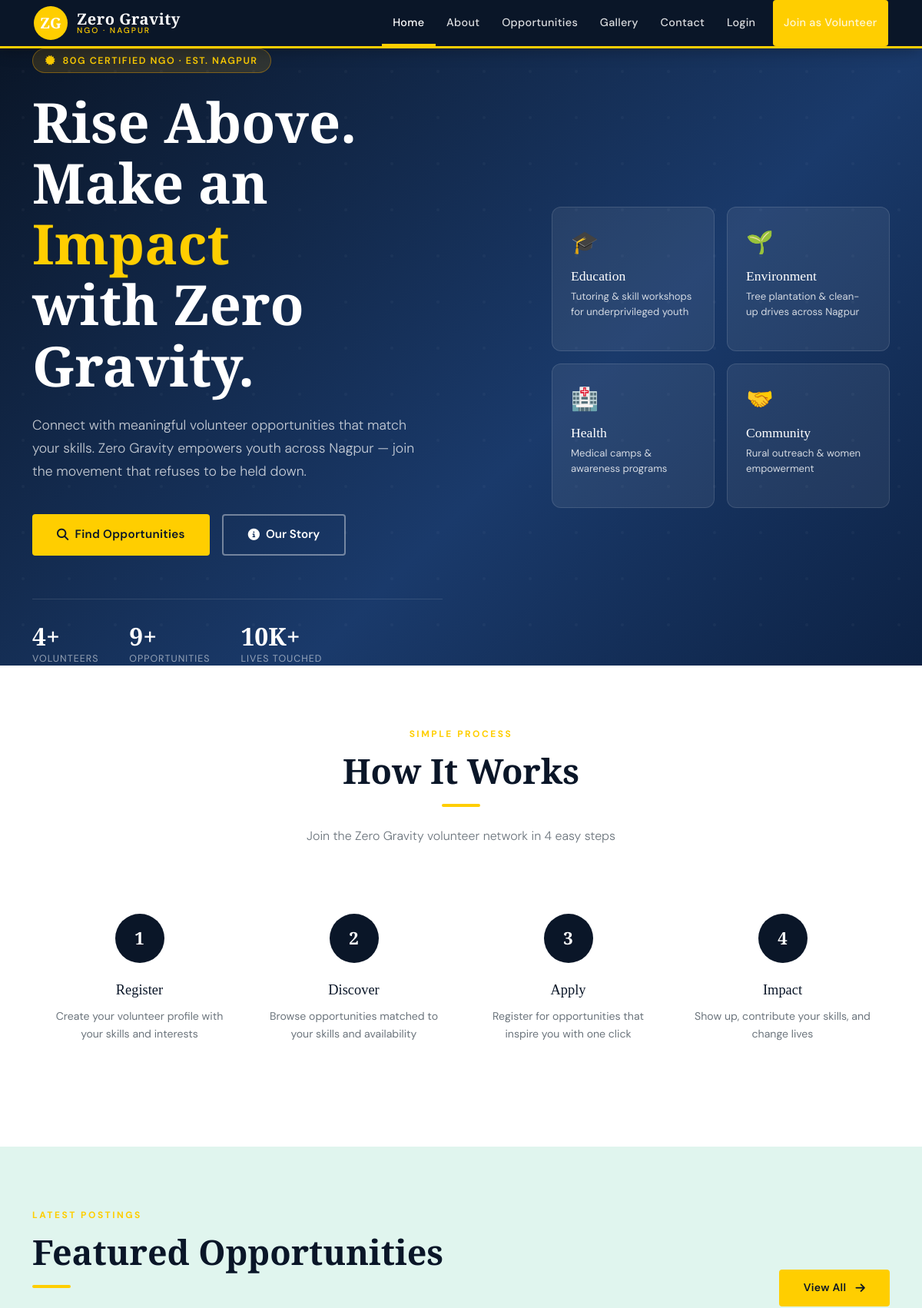
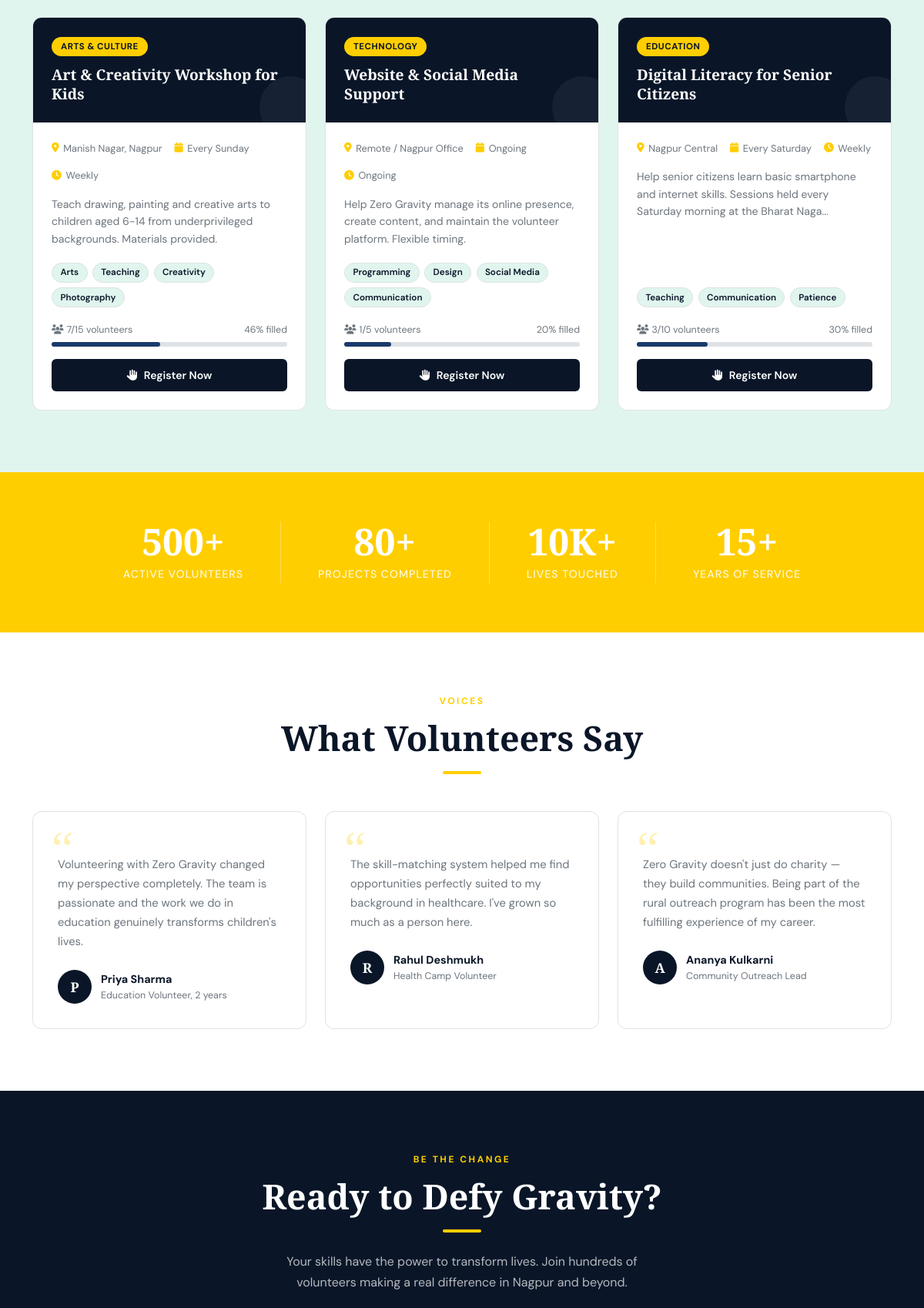
The page / (upper part) on the database its author committed (2 pictures, top to bottom).
### tables this page shows
CREATE TABLE opportunities (
        id INTEGER PRIMARY KEY AUTOINCREMENT,
        title TEXT NOT NULL,
        category TEXT NOT NULL,
        location TEXT,
        schedule TEXT,
        duration TEXT,
        slots INTEGER DEFAULT 10,
        registered INTEGER DEFAULT 0,
        skills_required TEXT,
        description TEXT,
        contact_person TEXT,
        posted_date TEXT DEFAULT CURRENT_DATE,
        is_active INTEGER DEFAULT 1
    );

### app.py (the view)
@app.route('/')
def index():
    db = get_db()
    featured = db.execute('SELECT * FROM opportunities WHERE is_active=1 LIMIT 3').fetchall()
    vol_count = db.execute('SELECT COUNT(*) as c FROM volunteers').fetchone()['c']
    opp_count = db.execute('SELECT COUNT(*) as c FROM opportunities WHERE is_active=1').fetchone()['c']
    db.close()
    return render_template('index.html',
        featured=featured,
        vol_count=vol_count or 500,
        opp_count=opp_count,
        lives_count=10000,
        current_user=session.get('volunteer_name'))

### app.py (called while the page is built)
def get_db():
    conn = sqlite3.connect(DATABASE)
    conn.row_factory = sqlite3.Row
    return conn

### templates/index.html (shortened to what this page needs)
{% extends "base.html" %}
{% block content %}
<section class="hero-section">
  <div class="container">
    <div class="row align-items-center g-5">
      <div class="col-lg-6">
        <div class="hero-badge"><i class="fas fa-certificate me-1"></i> 80G Certified NGO · Est. Nagpur</div>
        <h1 class="hero-title">Rise Above.<br>Make an <span>Impact</span><br>with Zero Gravity.</h1>
        <p class="hero-subtitle">Connect with meaningful volunteer opportunities that match your skills. Zero Gravity empowers youth across Nagpur — join the movement that refuses to be held down.</p>
        <div class="hero-actions">
          <a href="{{ url_for('opportunities') }}" class="btn-primary-zg"><i class="fas fa-search"></i> Find Opportunities</a>
          <a href="{{ url_for('about') }}" class="btn-outline-zg"><i class="fas fa-info-circle"></i> Our Story</a>
        </div>
        <div class="hero-stats">
          <div class="stat-item">
            <div class="stat-num">{{ vol_count }}+</div>
            <div class="stat-label">Volunteers</div>
          </div>
          <div class="stat-item">
            <div class="stat-num">{{ opp_count }}+</div>
            <div class="stat-label">Opportunities</div>
          </div>
          <div class="stat-item">
            <div class="stat-num">10K+</div>
            <div class="stat-label">Lives Touched</div>
          </div>
        </div>
      </div>
      <div class="col-lg-6 hero-img-col d-none d-lg-block">
        <div class="hero-card-grid">
          <div class="hero-card">
            <div class="hero-card-icon">🎓</div>
            <h4>Education</h4>
            <p>Tutoring &amp; skill workshops for underprivileged youth</p>
          </div>
          <div class="hero-card">
            <div class="hero-card-icon">🌱</div>
            <h4>Environment</h4>
            <p>Tree plantation &amp; clean-up drives across Nagpur</p>
          </div>
          <div class="hero-card">
            <div class="hero-card-icon">🏥</div>
            <h4>Health</h4>
            <p>Medical camps &amp; awareness programs</p>
          </div>
          <div class="hero-card">
            <div class="hero-card-icon">🤝</div>
            <h4>Community</h4>
            <p>Rural outreach &amp; women empowerment</p>
          </div>
        </div>
      </div>
    </div>
  </div>
</section>
<section class="section">
  <div class="container">
    <div class="text-center mb-5">
      <div class="section-label">Simple Process</div>
      <h2 class="section-title mx-auto">How It Works</h2>
      <div class="divider mx-auto"></div>
      <p class="section-sub mx-auto text-center">Join the Zero Gravity volunteer network in 4 easy steps</p>
    </div>
    <div class="row g-0">
      <div class="col-md-3"><div class="step-card"><div class="step-num">1</div><h5>Register</h5><p>Create your volunteer profile with your skills and interests</p></div></div>
      <div class="col-md-3"><div class="step-card"><div class="step-num">2</div><h5>Discover</h5><p>Browse opportunities matched to your skills and availability</p></div></div>
      <div class="col-md-3"><div class="step-card"><div class="step-num">3</div><h5>Apply</h5><p>Register for opportunities that inspire you with one click</p></div></div>
      <div class="col-md-3"><div class="step-card"><div class="step-num">4</div><h5>Impact</h5><p>Show up, contribute your skills, and change lives</p></div></div>
    </div>
  </div>
</section>
<section class="section section-alt">
  <div class="container">
    <div class="row align-items-end mb-4">
      <div class="col-md-8">
        <div class="section-label">Latest Postings</div>
        <h2 class="section-title">Featured Opportunities</h2>
        <div class="divider"></div>
      </div>
      <div class="col-md-4 text-md-end">
        <a href="{{ url_for('opportunities') }}" class="btn-primary-zg" style="font-size:0.88rem;">View All <i class="fas fa-arrow-right ms-1"></i></a>
      </div>
    </div>
    <div class="row g-4">
      {% for opp in featured %}
      <div class="col-md-4">
        {% include 'partials/opp_card.html' %}
      </div>
      {% endfor %}
    </div>
  </div>
</section>
<section class="impact-section">
  <div class="container">
    <div class="d-flex justify-content-center align-items-center flex-wrap gap-4">
      <div class="text-center px-4"><div class="impact-num">500+</div><div class="impact-label">Active Volunteers</div></div>
      <div class="text-center px-4"><div class="impact-num">80+</div><div class="impact-label">Projects Completed</div></div>
      <div class="text-center px-4"><div class="impact-num">10K+</div><div class="impact-label">Lives Touched</div></div>
      <div class="text-center px-4"><div class="impact-num">15+</div><div class="impact-label">Years of Service</div></div>
    </div>
  </div>
</section>
<section class="section">
  <div class="container">
    <div class="text-center mb-5">
      <div class="section-label">Voices</div>
      <h2 class="section-title mx-auto">What Volunteers Say</h2>
      <div class="divider mx-auto"></div>
    </div>
    <div class="row g-4">
      <div class="col-md-4">
        <div class="testimonial-card">
          <p class="testimonial-text">Volunteering with Zero Gravity changed my perspective completely. The team is passionate and the work we do in education genuinely transforms children's lives.</p>
          <div class="testimonial-author"><div class="author-avatar">P</div><div><div class="author-name">Priya Sharma</div><div class="author-role">Education Volunteer, 2 years</div></div></div>
        </div>
      </div>
      <div class="col-md-4">
        <div class="testimonial-card">
          <p class="testimonial-text">The skill-matching system helped me find opportunities perfectly suited to my background in healthcare. I've grown so much as a person here.</p>
          <div class="testimonial-author"><div class="author-avatar">R</div><div><div class="author-name">Rahul Deshmukh</div><div class="author-role">Health Camp Volunteer</div></div></div>
        </div>
      </div>
      <div class="col-md-4">
        <div class="testimonial-card">
          <p class="testimonial-text">Zero Gravity doesn't just do charity — they build communities. Being part of the rural outreach program has been the most fulfilling experience of my career.</p>
          <div class="testimonial-author"><div class="author-avatar">A</div><div><div class="author-name">Ananya Kulkarni</div><div class="author-role">Community Outreach Lead</div></div></div>
        </div>
      </div>
    </div>
  </div>
</section>
<section style="background:var(--zg-deep);padding:5rem 0;">
  <div class="container text-center">
    <div class="section-label" style="color:var(--zg-gold);">Be the Change</div>
    <h2 class="section-title" style="color:#fff;">Ready to Defy Gravity?</h2>
    <div class="divider mx-auto"></div>
    <p style="color:rgba(255,255,255,0.7);max-width:500px;margin:0 auto 2rem;font-size:1rem;line-height:1.7;">Your skills have the power to transform lives. Join hundreds of volunteers making a real difference in Nagpur and beyond.</p>
  </div>
</section>
{% endblock %}

### templates/partials/opp_card.html
<div class="opp-card">
  <div class="opp-card-header">
    <div class="opp-category">{{ opp['category'] }}</div>
    <div class="opp-title">{{ opp['title'] }}</div>
  </div>
  <div class="opp-card-body">
    <div class="opp-meta">
      <span class="opp-meta-item"><i class="fas fa-map-marker-alt"></i>{{ opp['location'] }}</span>
      <span class="opp-meta-item"><i class="fas fa-calendar"></i>{{ opp['schedule'] }}</span>
      <span class="opp-meta-item"><i class="fas fa-clock"></i>{{ opp['duration'] }}</span>
    </div>
    <p class="opp-desc">{{ opp['description'][:120] }}{% if opp['description']|length > 120 %}...{% endif %}</p>
    <div class="skill-tags">
      {% for skill in opp['skills_required'].split(',') %}
      <span class="skill-tag">{{ skill.strip() }}</span>
      {% endfor %}
    </div>
    {% set pct = ((opp['registered'] / opp['slots']) * 100)|int if opp['slots'] > 0 else 0 %}
    <div style="margin-bottom:1rem;">
      <div style="display:flex;justify-content:space-between;font-size:0.78rem;color:var(--zg-gray);margin-bottom:0.4rem;">
        <span><i class="fas fa-users me-1"></i>{{ opp['registered'] }}/{{ opp['slots'] }} volunteers</span>
        <span>{{ pct }}% filled</span>
      </div>
      <div style="background:var(--zg-border);border-radius:100px;height:6px;">
        <div style="background:{% if pct > 80 %}var(--zg-accent){% else %}var(--zg-blue){% endif %};height:100%;border-radius:100px;width:{{ pct }}%;"></div>
      </div>
    </div>
    <a href="{{ url_for('apply', opp_id=opp['id']) }}" class="btn-apply">
      {% if opp['registered'] >= opp['slots'] %}⚠ Fully Booked{% else %}<i class="fas fa-hand-paper me-2"></i>Register Now{% endif %}
    </a>
  </div>
</div>

### rows shown on the page
opportunities: category "ARTS & CULTURE", title "Art & Creativity Workshop for Kids", location "Manish Nagar, Nagpur", schedule "Every Sunday", duration "Weekly", description "Teach drawing, painting and creative arts to children aged 6-14 from underprivileged backgrounds. Materials provided.", strip "Arts" "Teaching" "Creativity" "Photography", registered "7", slots "15", pct "46", shows "Register Now"
opportunities: category "TECHNOLOGY", title "Website & Social Media Support", location "Remote / Nagpur Office", schedule "Ongoing", duration "Ongoing", description "Help Zero Gravity manage its online presence, create content, and maintain the volunteer platform. Flexible timing.", strip "Programming" "Design" "Social Media" "Communication", registered "1", slots "5", pct "20", shows "Register Now"
opportunities: category "EDUCATION", title "Digital Literacy for Senior Citizens", location "Nagpur Central", schedule "Every Saturday", duration "Weekly", description "Help senior citizens learn basic smartphone and internet skills. Sessions held every Saturday morning at the Bharat Naga", strip "Teaching" "Communication" "Patience", registered "3", slots "10", pct "30", shows "Register Now"

### other values the page prints
{{ vol_count }} "4"
{{ opp_count }} "9"
